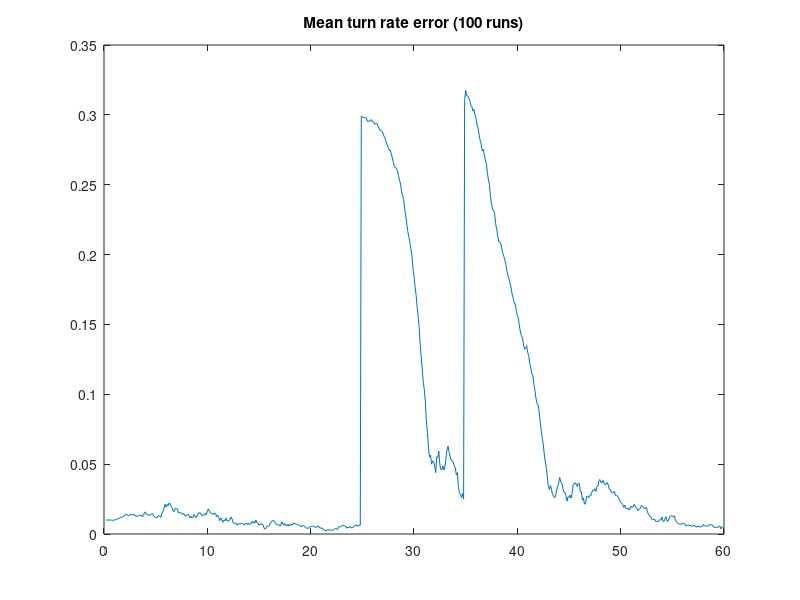

Source code (MATLAB):
% EC 3310 Computer Assignment #5 Part1
% Alessio Grompone 02/03/2013
% Extended Kalman Filter
clear all
%DATA
nloops=10;
delta=0.1;    %sample time
nsamples=600; %number of samples
q2=1;         %plant noise square

S1p=[0;0];      %Sensor 1 position
sigma1r=100;    %standard deviation sensor 1 range
sigma1b=1*pi/180;   %standard deviation sensor 1 bearing
S1v=[sigma1r^2 0;0 sigma1b^2];  %covariance
S1=[sigma1r;sigma1b];

%Inital Conditions
xo=6000;
Vxo=100;
yo=8000;
Vyo=-173.2051;
%State Vector
xi=[xo;Vxo;yo;Vyo];
%Transition Matrix
F=[1,delta,0,0;0,1,0,0;0,0,1,delta;0,0,0,1];
%Measurement Matrix
H=[1,0,0,0;
    0,0,1,0];

Qko=(q2)*[(delta^3)/3,(delta^2)/2,0,0;
    (delta^2)/2,delta,0,0;
    0,0,(delta^3)/3,(delta^2)/2;
    0,0,(delta^2)/2,delta];

for kk=1:nloops, 
%initialize Matrixes
zout=[];   %measurements output
posout=[]; %true target position
error=[];  %distance errors
polar=[];
x=xi;
Pest=[];
Perror=[];
MaxEigs=[];
ChikV=[];
q2V=[];
q2VK=[];
home=[];
Rate=[];
homeerr=[];
for ii=1:nsamples,
 %%%%%%%%%%%%%%%%%%%%%%%%%%%%%%%%%%%%%%%%%%%%%%%%%%%%%%    
 %%%%%%%%%%%%%%%%%% True Trajectory %%%%%%%%%%%%%%%%%%%
 %%%%%%%%%%%%%%%%%%%%%%%%%%%%%%%%%%%%%%%%%%%%%%%%%%%%%%
Qk=(q2)*[(delta^3)/3,(delta^2)/2,0,0,0;
    (delta^2)/2,delta,0,0,0;
    0,0,(delta^3)/3,(delta^2)/2,0;
    0,0,(delta^2)/2,delta,0;
  % 0,0,0,0,(0.01)*delta];   % x
  % 0,0,0,0,(0.001)*delta];   % x1  
  % 0,0,0,0,(0.0001)*delta]; % x2
    0,0,0,0,(0.00001)*delta]; % x3  ok!
    a=-60; %yards/sec^2
    v=sqrt(x(2)^2+x(4)^2);
    ztrue=H*x;
    posout=[posout,ztrue];
    
    %% SENSOR 1
    range=sqrt((ztrue-S1p)'*(ztrue-S1p));
    bearing=atan2(ztrue(2)-S1p(2),ztrue(1)-S1p(1));
    polar=[range;bearing];    
    rrr=randn(size(S1));
    z=polar+rrr.*S1;%has measurements adding random error
    xpol=z(1)*cos(z(2));
    ypol=z(1)*sin(z(2));
    cartesian=[xpol;ypol]+S1p;%cartesian coordinates
    
    %collects the real position values in one matrix
    zout=[zout,cartesian];  %collects the measurement values in one matrix
    ztilde=abs(ztrue)-abs(cartesian); %error between real position and measured position
    error=[error,sqrt(ztilde'*ztilde)];%collects error values
    
    Fx=[cos(z(2)), -z(1)*sin(z(2));
        sin(z(2)),  z(1)*cos(z(2))];  
    Rk1=Fx*S1v*Fx';%Estimating covarinace in cartesian 

%%%%%%%%%%%%%%%%%%%%%%%%%%%%%%%%%%%%%%%%%%%%%%%%%%%%%%
%%%%%%%%%%%%%%% Extended Kalman FILTER %%%%%%%%%%%%%%%
%%%%%%%%%%%%%%%%%%%%%%%%%%%%%%%%%%%%%%%%%%%%%%%%%%%%%%

%%%%%%%%%%%%%%%%%%%%%%%%%%%%%%%%%%%%%%%%%%%%%%%%%%%%%%
M=[1 0 0 0;1/delta 0 -1/delta 0; 0 1 0 0; 0 1/delta 0 -1/delta];  
if ii==1 %momorization of first two measurements and R
    z1=cartesian;
    z2=cartesian;
    Rk11=Rk1;
    Rk12=Rk1;
elseif ii==2
    z1=z1;
    z2=cartesian;
    Rk11=Rk11;
    Rk12=Rk1;
else
    z1=z1;
    z2=z2;
    Rk11=Rk11;
    Rk12=Rk12;
end
if ii<3 %stop filter for the first two measurements
Pest=[];
Ptilde=0;
Perror=[];
MaxEig=0;
Xk1_k=[1 0 0 0; 1/delta 0 -1/delta 0; 0 1 0 0; 0 1/delta 0 -1/delta]*[z2;z1];
Pk1_k=10^10*eye(4);
Xk1_k(5)=0.01;
Pk1_k(5,5)=0.001;
else
if ii==3
Xk1_k=[1 0 0 0; 1/delta 0 -1/delta 0; 0 1 0 0; 0 1/delta 0 -1/delta]*[z2;z1];
Pk1_k=M*[Rk12 zeros(2,2); zeros(2,2) Rk11+H*inv(F)*Qko*(inv(F))'*H']*M';
Xk1_k(5)=0.01;
Pk1_k(5,5)=0.001;
end

Xxf=[Xk1_k(1)+((sin(Xk1_k(5)*delta))*Xk1_k(2))/Xk1_k(5)-((1-cos(Xk1_k(5)*delta))*Xk1_k(4))/Xk1_k(5);
        cos(Xk1_k(5)*delta)*Xk1_k(2)-sin(Xk1_k(5)*delta)*Xk1_k(4);
        ((1-cos(Xk1_k(5)*delta))*Xk1_k(2))/Xk1_k(5)+Xk1_k(3)+((sin(Xk1_k(5)*delta))*Xk1_k(4))/Xk1_k(5);
        sin(Xk1_k(5)*delta)*Xk1_k(2)+cos(Xk1_k(5)*delta)*Xk1_k(4);
        Xk1_k(5)];

fo1=(((Xk1_k(4)*(1-cos(Xk1_k(5)*delta)))+Xk1_k(5)*delta*(((cos(Xk1_k(5)*delta))*Xk1_k(2))-((sin(Xk1_k(5)*delta))*Xk1_k(4))))/(Xk1_k(5)^2))-(((sin(Xk1_k(5)*delta))*Xk1_k(2))/(Xk1_k(5)^2));
fo2=-delta*(Xk1_k(2)*sin(Xk1_k(5)*delta)+Xk1_k(4)*cos(Xk1_k(5)*delta));
fo3=(((Xk1_k(2)*(cos(Xk1_k(5)*delta)-1))+Xk1_k(5)*delta*(((cos(Xk1_k(5)*delta))*Xk1_k(4))+((sin(Xk1_k(5)*delta))*Xk1_k(2))))/(Xk1_k(5)^2))-(((sin(Xk1_k(5)*delta))*Xk1_k(4))/(Xk1_k(5)^2));
fo4=delta*(Xk1_k(2)*cos(Xk1_k(5)*delta)-Xk1_k(4)*sin(Xk1_k(5)*delta));

Ftt=[1     sin(Xk1_k(5)*delta)/Xk1_k(5)               0     -(2*(sin(Xk1_k(5)*delta/2))^2)/Xk1_k(5)    fo1;
     0     cos(Xk1_k(5)*delta)                  0     -sin(Xk1_k(5)*delta)                 fo2;
     0     (2*((sin(Xk1_k(5)*delta/2))^2))/Xk1_k(5)   1     (sin(Xk1_k(5)*delta))/Xk1_k(5)             fo3;
     0     sin(Xk1_k(5)*delta)                  0     cos(Xk1_k(5)*delta)                  fo4;
     0           0                        0            0                       1];
%Pk1_k=Ftt*Pk1_k*Ftt'+ Qk;%%%
%Measurement Update
sqx=(Xxf(1)^2)+(Xxf(3)^2);
Hk=[Xxf(1)/(sqrt(sqx)) 0 Xxf(3)/(sqrt(sqx)) 0 0;
    -Xxf(3)/sqx 0 Xxf(1)/sqx 0 0];

Kk1=Pk1_k*Hk'*inv(Hk*Pk1_k*Hk' + S1v); 
Ztk1=z-[sqrt(sqx);atan2(Xxf(3),Xxf(1))]; 
%chi square shift trigger
Chik=Ztk1'*inv(Hk*Pk1_k*Hk' + S1v)*Ztk1;
ChikV=[ChikV,Chik];

%chis=(abs(2*pi*(Hk*Pk1_k*Hk' + S1v))^(-0.5))*expm(-0.5*(Ztk1'*inv(Hk*Pk1_k*Hk' + S1v)*Ztk1));
if Chik>=10.5966
    q2=1000;
elseif Chik<=1.5
    q2=1;
else
    q2=q2;
end

q2V=[q2V,q2];
%Correction 
Xk1_k1=Xxf + Kk1*(Ztk1);
Pk1_k1=(eye(5)-Kk1*Hk)*Pk1_k*(eye(5)-Kk1*Hk)' + Kk1*S1v*Kk1';
Pestoutkf=[Xk1_k1(1);Xk1_k1(3)];
Pest=[Pest,Pestoutkf];
Ptildekf=ztrue-Pestoutkf; %error between real position and measured position
Perror=[Perror,sqrt(Ptildekf'*Ptildekf)];%collects error values
MaxEig=sqrt(eigs(Pk1_k1,1));
if ii<11
MaxEigs=[MaxEig];
Perror2=[sqrt(Ptildekf'*Ptildekf)];
else
MaxEigs=[MaxEigs;MaxEig]; 
Perror2=[Perror2,sqrt(Ptildekf'*Ptildekf)];
end
if ii<250
    x=F*x;
    Rat=0;
elseif ii<350
    hom=(a/v);
    A=[0 1 0 0; 0 0 0 -hom; 0 0 0 1; 0 hom 0 0];
    Ft=expm(A*delta);
    x=Ft*x;
    Rat=hom;
else
    x=F*x;
    Rat=0;
end
  %Reset estimate & cov for the next cycle
%Xk1_k = Ftt*Xk1_k1;
Xk1_k = Xk1_k1;
Pk1_k=Ftt*Pk1_k1*Ftt'+ Qk;
%Pk1_k=Pk1_k1;
home=[home,Xk1_k(5)];
homeerr=[homeerr,abs(Xk1_k(5)-Rat)];
Rate=[Rate,Rat];
end % if statement for two measurement initialization
end

if kk==1
    merror=error;
    zoutmean=zout;
    mXest=Pest;
    Pmerror=Perror;
    mMaxEigs=MaxEigs;
    Pmerror2=Perror2; 
    Omega=home;
    homeerrV=homeerr;
else
    merror=merror+error;
    zoutmean=zoutmean+zout;  
    mXest=mXest+Pest;
    Pmerror=Pmerror+Perror;
    mMaxEigs=mMaxEigs+MaxEigs;
    Pmerror2=Pmerror2+Perror2; 
    Omega=Omega+home;
    homeerrV=homeerrV+homeerr;
end
end

merror=merror/nloops;
zoutmean=zoutmean/nloops;
mXest=mXest/nloops;
Pmerror=Pmerror/nloops;
mMaxEigs=mMaxEigs/nloops;
Pmerror2=Pmerror2/nloops;
Omega=Omega/nloops;
homeerrV=homeerrV/nloops;

%plot1 Target motion with mean noise measurements
plot(posout(1,:),posout(2,:),'-',zoutmean(1,:),zoutmean(2,:),'-');
title('Target Motion and Mean Measurement Trajectory');
pause;

%plot2 Target motion with Mean Track Trajectory
plot(posout(1,:),posout(2,:),'-',mXest(1,:),mXest(2,:),'-');
title('Target Motion and Mean Track Trajectory');
pause;

%Distance errors between Mean Track Trajectory and measurements
time=[1:max(size(error))]*delta-delta;
plot(time,merror,'-');
hold
time=[1:max(size(Perror))]*delta-delta;
plot(time+0.2,Pmerror,'-','Color','red');
plot(time+0.2,q2V,'-','Color','green'); 
title('Mean Measurements Errors and Mean track position errors vs Time (100 runs)');
pause;
hold off

%Distance errors between Mean Track Trajectory and Max Eigenvalues
time=(1:max(size(MaxEigs)))*delta-delta;
plot(time,mMaxEigs,'-');
hold
plot(time,Pmerror2,'-','Color','red'); 
title('Maximum Eigenvalues Errors vs Mean Tracking Errors (100 runs)');
pause;
hold off
close all

%Mean estimated turnrate and real turnrate
time=(1:max(size(Omega)))*delta-delta;
plot(time+0.2,Omega,'-');
hold
time=(1:max(size(Rate)))*delta-delta;
plot(time,Rate,'-','Color','red');
title('Mean estimated turnrate and real turnrate (100 runs)');
pause;
hold off
close all

%Mean estimated turnrate error
time=(1:max(size(homeerrV)))*delta-delta;
plot(time+0.2,homeerrV,'-');
title('Mean turn rate error (100 runs)');
pause;
hold off
close all
